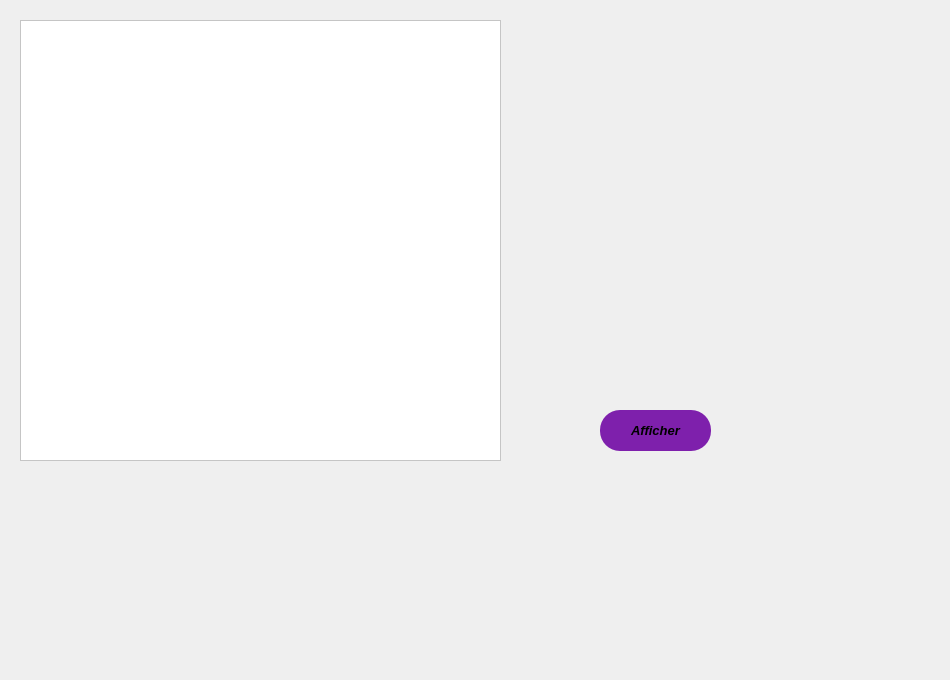
    <widget class="QWidget" name="tab_19">
     <attribute name="title">
      <string>Gestion des salaires</string>
     </attribute>
     <widget class="QLabel" name="label_51">
      <property name="geometry">
       <rect>
        <x>-10</x>
        <y>-100</y>
        <width>901</width>
        <height>671</height>
       </rect>
      </property>
      <property name="text">
       <string/>
      </property>
     </widget>
     <widget class="QTableView" name="tableView_4">
      <property name="geometry">
       <rect>
        <x>20</x>
        <y>20</y>
        <width>481</width>
        <height>441</height>
       </rect>
      </property>
      <property name="styleSheet">
       <string notr="true">background-color: rgb(255, 255, 255);</string>
      </property>
     </widget>
     <widget class="QLabel" name="label_21">
      <property name="geometry">
       <rect>
        <x>-10</x>
        <y>-100</y>
        <width>941</width>
        <height>671</height>
       </rect>
      </property>
      <property name="text">
       <string/>
      </property>
     </widget>
     <widget class="QPushButton" name="affichersalaire">
      <property name="geometry">
       <rect>
        <x>600</x>
        <y>410</y>
        <width>111</width>
        <height>41</height>
       </rect>
      </property>
      <property name="font">
       <font>
        <pointsize>10</pointsize>
        <weight>75</weight>
        <italic>true</italic>
        <bold>true</bold>
       </font>
      </property>
      <property name="styleSheet">
       <string notr="true">
QPushButton
{
border-radius: 10px 100px / 120px;
background-color: rgb(126, 32, 172);
border-color: rgb(0, 0, 255);
border-radius: 20px;
}
QPushButton:hover
{

border-left:10px solid rgb(255, 255, 255);
color:rgb(255, 255, 255);
}
QPushButton:pressed
{
font: 11pt &quot;Microsoft YaHei&quot;;
}

</string>
      </property>
      <property name="text">
       <string>Afficher</string>
      </property>
     </widget>
     <widget class="QLabel" name="label_2">
      <property name="geometry">
       <rect>
        <x>-10</x>
        <y>-100</y>
        <width>901</width>
        <height>671</height>
       </rect>
      </property>
      <property name="text">
       <string/>
      </property>
     </widget>
     <zorder>label_2</zorder>
     <zorder>label_21</zorder>
     <zorder>label_51</zorder>
     <zorder>tableView_4</zorder>
     <zorder>affichersalaire</zorder>
    </widget>
